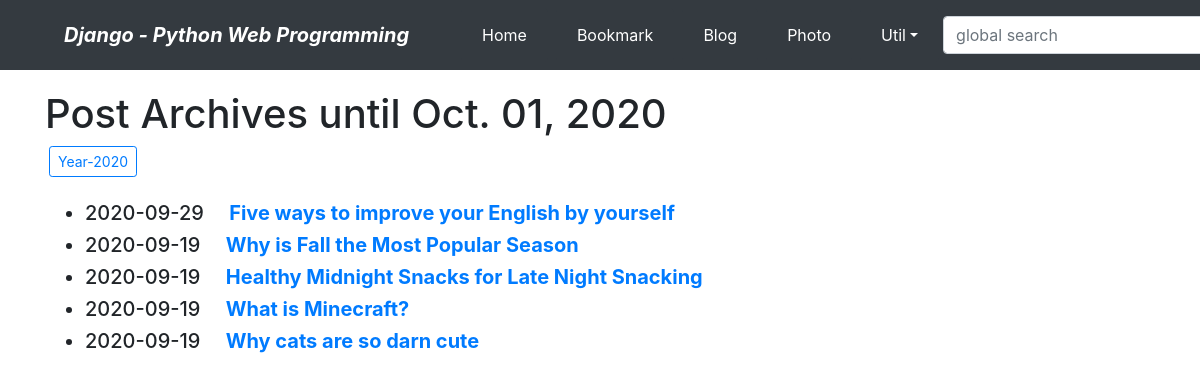
Screenshot of /blog/archive/ with the database file from the repository.
### blog/models.py (models this page shows, shortened)
class Post(models.Model):
    title = models.CharField(verbose_name = 'TITLE', max_length = 50)
    slug = models.SlugField('SLUG', unique = True, allow_unicode = True, help_text = 'one word for title alias.')
    description = models.CharField('DESCRIPTION', max_length = 100, blank = True, help_text = 'simple description text')
    content = models.TextField('CONTENT')
    create_dt = models.DateTimeField('CREATE DATE', auto_now_add = True)
    modify_dt = models.DateTimeField('MODIFY DATE', auto_now = True)
    tags = TaggableManager(blank = True)
    class Meta:
        verbose_name = 'post'
        verbose_name_plural = 'posts'
        db_table = 'blog_posts'
        ordering = ('-modify_dt',)
    def get_absolute_url(self):
        return reverse('blog:post_detail', args=(self.slug,))

### blog/views.py (the view)
# urls.py: path('archive/', views.PostAV.as_view(), name = 'post_archive'),
class PostAV(ArchiveIndexView):
    model = Post
    date_field = 'modify_dt'

### blog/templates/blog/post_archive.html (shortened to what this page needs)
{% extends "base.html" %}
{% block content %}
<h1>Post Archives until {% now "N d, Y" %}</h1>
    {% for date in date_list %}
        <a href = "{% url 'blog:post_year_archive' date|date:'Y' %}"
        class = "btn btn-outline-primary btn-sm mx-1">
            Year-{{ date|date:"Y" }}
        </a>
    {% endfor %}
<br><br>
<div>
    <ul>
        {% for post in object_list %}
        <li class="h5">
            {{ post.modify_dt|date:"Y-m-d" }}&emsp;
            <a href = "{{ post.get_absolute_url }}"><strong>{{ post.title }}</strong></a>
        </li>
        {% endfor %}
    </ul>
</div>
{% endblock %}

### rows the page displays
Post: modify_dt "2020-09-29", title "Five ways to improve your English by yourself"
Post: modify_dt "2020-09-19", title "Why is Fall the Most Popular Season"
Post: modify_dt "2020-09-19", title "Healthy Midnight Snacks for Late Night Snacking"
Post: modify_dt "2020-09-19", title "What is Minecraft?"
Post: modify_dt "2020-09-19", title "Why cats are so darn cute"

### other values shown
{{ date|date:"Y" }} "2020"
